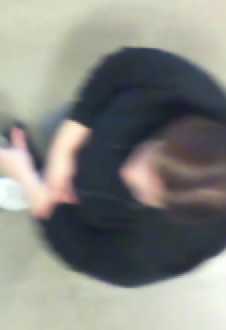
#> input picture video/test1.png, 226 x 330 px, given in place of single.mp4, which was not available
$ python counter.py
#> lines starting #> are read from the running program, lines starting #| are printed output that depends on the picture
import numpy as np
import time
import imutils
import cv2
from datetime import datetime
import json

from person import Person

hog = cv2.HOGDescriptor()
hog.setSVMDetector(cv2.HOGDescriptor_getDefaultPeopleDetector())
cv2.startWindowThread()

avg = None
video = cv2.VideoCapture("single.mp4")
video.set(cv2.CAP_PROP_FRAME_WIDTH, 1200)
video.set(cv2.CAP_PROP_FRAME_HEIGHT, 600)

inCount = 0
outCount = 0

persons = []
pid = 0
cx_margin= 50
cy_margin= 50

left_line = 299
right_line = 301


while 1:
    ret, frame = video.read()
#> frame is the input picture: shape (330, 226, 3); mean B, G, R 130.3, 135.9, 134.7
    frame = imutils.resize(frame, width=600)
#> frame: shape (876, 600, 3)

    gray = cv2.cvtColor(frame, cv2.COLOR_BGR2GRAY)
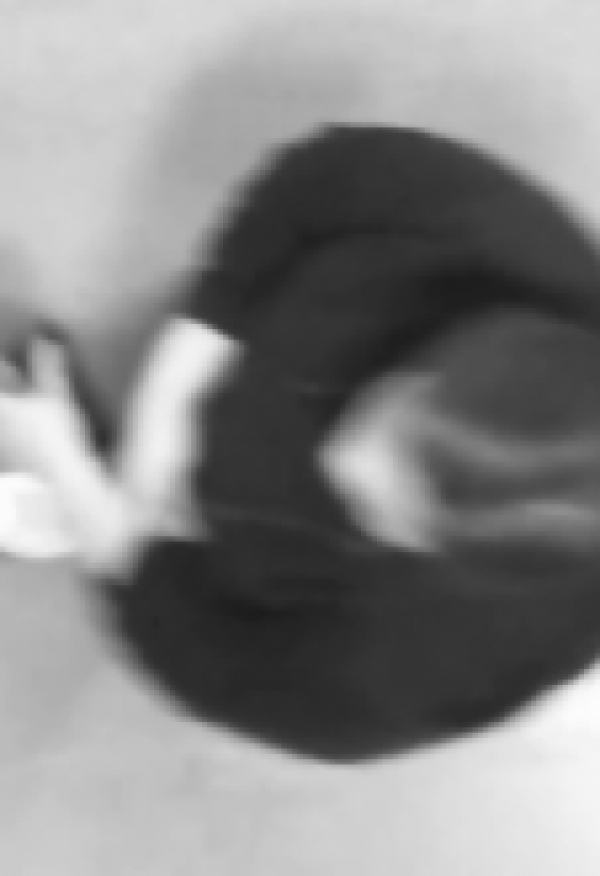
#> gray: shape (876, 600); min 28, max 252, mean 134.9
    gray = cv2.GaussianBlur(gray, (21, 21), 0)

    if avg is None:
        print("Starting...")
        avg = gray.copy().astype("float")
        continue

    cv2.accumulateWeighted(gray, avg, 0.5)

    frameDelta = cv2.absdiff(gray, cv2.convertScaleAbs(avg))
    thresh = cv2.threshold(frameDelta, 5, 255, cv2.THRESH_BINARY)[1]

    dilated = cv2.dilate(thresh, None, iterations=2)
    (cnts, _) = cv2.findContours(dilated.copy(), cv2.RETR_EXTERNAL, cv2.CHAIN_APPROX_SIMPLE)

    for c in cnts:
        if cv2.contourArea(c) < 7000:
            continue
        M = cv2.moments(c)
        cx = int(M['m10']/M['m00'])
        cy = int(M['m01']/M['m00'])

        (x, y, w, h) = cv2.boundingRect(c)

        cv2.circle(frame,(cx,cy), 5, (0,0,255), -1)
        cv2.rectangle(frame, (x, y), (x + w, y + h), (0, 0, 255), 2)

        # För att kunna ta bort persons som inte är med längre
        for p in persons:
            p.update_frames(p.get_updated_frames()+1) # räknar hur många ramar varje objekt inte förnyade
            if p.get_updated_frames() > 20:
                persons.remove(p)

        new_people = True
        for p in persons:
            if abs(cx - p.getCX()) <= cx_margin and abs(cy - p.getCY() <= cy_margin):
                new_people = False
                p.update_cord(cx=cx, cy=cy)
                p.update_frames(0)
                break

        if new_people == True:
            p = Person(cx=cx, cy=cy, start_cx=cx, pid=pid)
            persons.append(p)
            pid += 1

    for p in persons:
        if p.get_start_cx() <= left_line and p.getCX() >= 350:
            print("Human walked in")
            inCount += 1
            persons.remove(p)
        elif p.get_start_cx() >= right_line and p.getCX() <= 250:
            print("Human walked out")
            outCount += 1
            persons.remove(p)

    # Lines
    cv2.line(frame, (100, 0), (100,600), (0,255,0), 2)
    cv2.line(frame, (500, 0), (500,600), (0,255,0), 2)

    # Texts
    cv2.putText(frame, "People In: {}".format(inCount), (10, 20), cv2.FONT_HERSHEY_SIMPLEX, 0.5, (0, 0, 255), 2)
    cv2.putText(frame, "People Out: {}".format(outCount), (10, 40), cv2.FONT_HERSHEY_SIMPLEX, 0.5, (0, 0, 255), 2)
    cv2.imshow("Frame",frame)
    #cv2.imshow("Gray",gray)
    #cv2.imshow("Dilated", dilated)
    #cv2.imshow("FrameDelta",frameDelta)

    key = cv2.waitKey(1) & 0xFF
    if key == ord('q'):
        break
    if key == ord('p'):
        cv2.waitKey(10000)

video.release()
cv2.destroyAllWindows()

$ run again, on video/test2.png
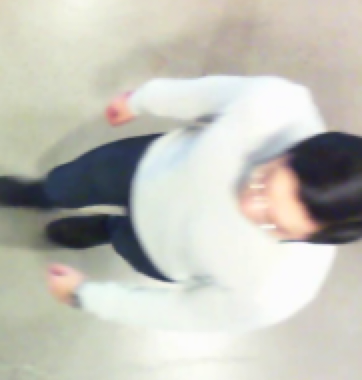
#> input picture video/test2.png, 362 x 380 px, given in place of single.mp4, which was not available
#> frame is the input picture: shape (380, 362, 3); mean B, G, R 184.9, 193.6, 194.1
#> frame: shape (629, 600, 3)
#> `gray = cv2.cvtColor(frame, cv2.COLOR_BGR2GRAY)`:
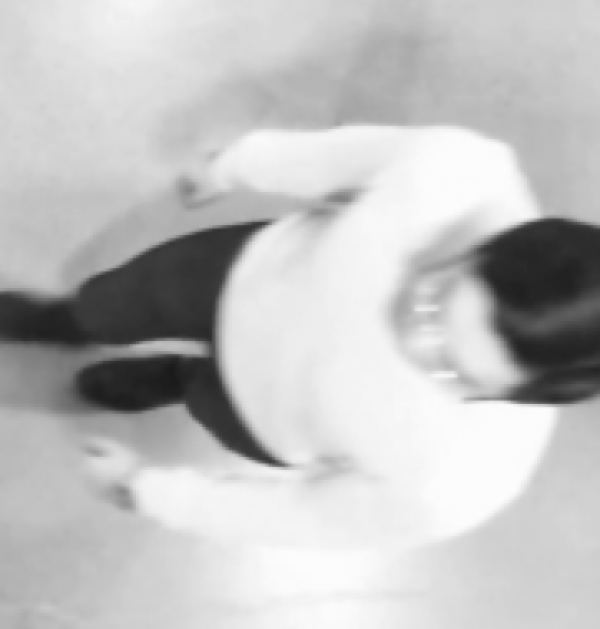
#> gray: shape (629, 600); min 25, max 253, mean 192.7
